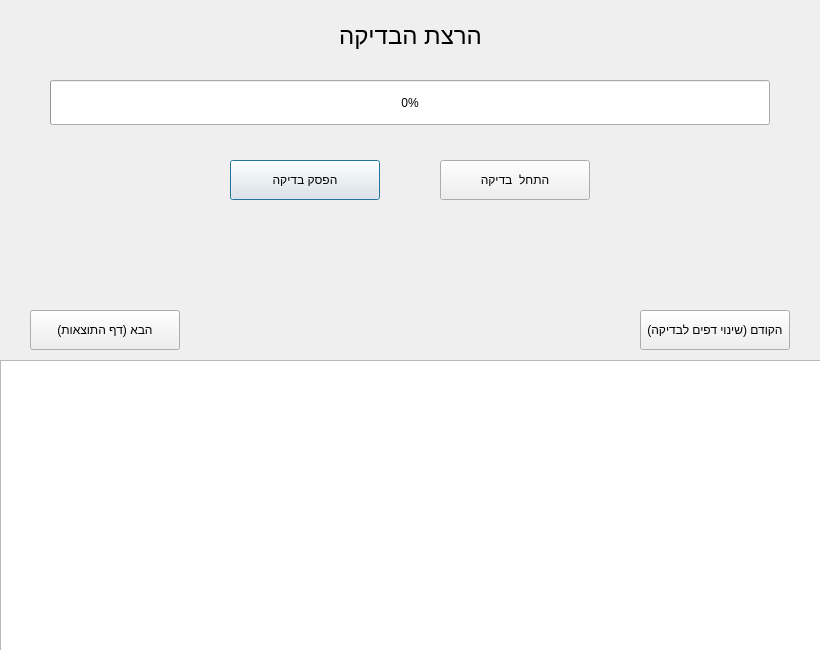
<?xml version="1.0" encoding="UTF-8"?>
<ui version="4.0">
 <class>Dialog</class>
 <widget class="QDialog" name="Dialog">
  <property name="geometry">
   <rect>
    <x>0</x>
    <y>0</y>
    <width>820</width>
    <height>650</height>
   </rect>
  </property>
  <property name="baseSize">
   <size>
    <width>630</width>
    <height>550</height>
   </size>
  </property>
  <property name="windowTitle">
   <string>Dialog</string>
  </property>
  <property name="layoutDirection">
   <enum>Qt::LeftToRight</enum>
  </property>
  <widget class="QProgressBar" name="progressBar">
   <property name="geometry">
    <rect>
     <x>50</x>
     <y>80</y>
     <width>720</width>
     <height>45</height>
    </rect>
   </property>
   <property name="styleSheet">
    <string notr="true"/>
   </property>
   <property name="value">
    <number>0</number>
   </property>
  </widget>
  <widget class="QTextBrowser" name="textMonitor">
   <property name="geometry">
    <rect>
     <x>0</x>
     <y>360</y>
     <width>821</width>
     <height>291</height>
    </rect>
   </property>
   <property name="sizePolicy">
    <sizepolicy hsizetype="Fixed" vsizetype="Fixed">
     <horstretch>0</horstretch>
     <verstretch>0</verstretch>
    </sizepolicy>
   </property>
   <property name="font">
    <font>
     <family>Arial</family>
     <pointsize>12</pointsize>
    </font>
   </property>
   <property name="layoutDirection">
    <enum>Qt::LeftToRight</enum>
   </property>
   <property name="openExternalLinks">
    <bool>true</bool>
   </property>
  </widget>
  <widget class="QPushButton" name="cancel_button">
   <property name="geometry">
    <rect>
     <x>230</x>
     <y>160</y>
     <width>150</width>
     <height>40</height>
    </rect>
   </property>
   <property name="text">
    <string>הפסק בדיקה</string>
   </property>
  </widget>
  <widget class="QPushButton" name="start_button">
   <property name="geometry">
    <rect>
     <x>440</x>
     <y>160</y>
     <width>150</width>
     <height>40</height>
    </rect>
   </property>
   <property name="styleSheet">
    <string notr="true"/>
   </property>
   <property name="text">
    <string>התחל  בדיקה</string>
   </property>
  </widget>
  <widget class="QPushButton" name="back_to_prop_button">
   <property name="geometry">
    <rect>
     <x>640</x>
     <y>310</y>
     <width>150</width>
     <height>40</height>
    </rect>
   </property>
   <property name="text">
    <string>הקודם (שינוי דפים לבדיקה)</string>
   </property>
  </widget>
  <widget class="QPushButton" name="result_button">
   <property name="geometry">
    <rect>
     <x>30</x>
     <y>310</y>
     <width>150</width>
     <height>40</height>
    </rect>
   </property>
   <property name="text">
    <string>הבא (דף התוצאות)</string>
   </property>
  </widget>
  <widget class="QLabel" name="label">
   <property name="geometry">
    <rect>
     <x>325</x>
     <y>10</y>
     <width>171</width>
     <height>51</height>
    </rect>
   </property>
   <property name="font">
    <font>
     <pointsize>18</pointsize>
    </font>
   </property>
   <property name="text">
    <string>הרצת הבדיקה</string>
   </property>
   <property name="alignment">
    <set>Qt::AlignCenter</set>
   </property>
  </widget>
 </widget>
 <resources/>
 <connections/>
</ui>
